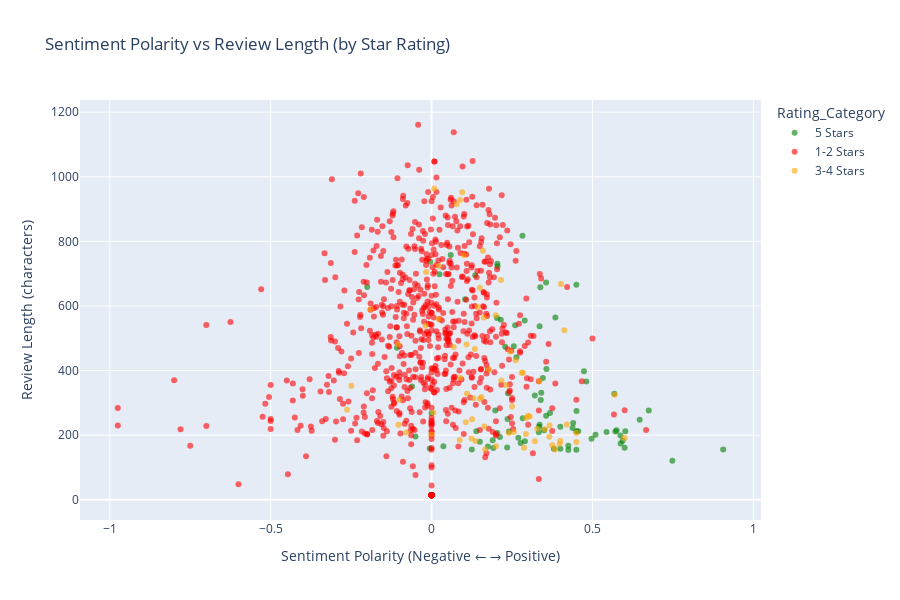

The notebook cell this image was saved under:
### Markdown cell above
## Visualization 3: Sentiment Analysis - Rating vs Review Length

Using TextBlob to calculate sentiment polarity and see how it relates to review length and star ratings.

### Code cell
from textblob import TextBlob
import plotly.express as px

# Calculate sentiment and review length
df['sentiment'] = df['Review'].apply(lambda x: TextBlob(str(x)).sentiment.polarity)
df['review_length'] = df['Review'].apply(lambda x: len(str(x)))

# Create sentiment category for coloring
df['Rating_Category'] = df['Rating'].apply(lambda x: '5 Stars' if x == 5 
                                            else '3-4 Stars' if x >= 3 
                                            else '1-2 Stars')

# Create interactive scatter plot
fig = px.scatter(
    df,
    x='sentiment',
    y='review_length',
    color='Rating_Category',
    hover_data=['Rating', 'Review'],
    title='Sentiment Polarity vs Review Length (by Star Rating)',
    labels={'sentiment': 'Sentiment Polarity', 'review_length': 'Review Length (characters)'},
    color_discrete_map={'5 Stars': 'green', '3-4 Stars': 'orange', '1-2 Stars': 'red'},
    opacity=0.6,
    height=600
)

fig.update_layout(
    xaxis_title='Sentiment Polarity (Negative ← → Positive)',
    yaxis_title='Review Length (characters)'
)

fig.show()

### Figure 1 — Plotly figure (JSON) as saved in the notebook; plotly's stock layout.template omitted (floating-point values rounded to 4 significant figures; data arrays with more than 128 entries replaced by an {"elided": "..."} marker saying what was removed)
{"data": [{"customdata": {"elided": "83x2 mixed values"}, "hovertemplate": "Rating_Category=5 Stars<br>Sentiment Polarity=%{x}<br>Review Length (characters)=%{y}<br>Rating=%{customdata[0]}<br>Review=%{customdata[1]}<extra></extra>", "legendgroup": "5 Stars", "marker": {"color": "green", "opacity": 0.6, "symbol": "circle"}, "mode": "markers", "name": "5 Stars", "orientation": "v", "showlegend": true, "type": "scatter", "x": [0.3408, 0.2894, -0.06071, 0.2637, 0.3569, 0.2153, 0.2045, 0.4734, 0.4381, 0.3208, 0.338, 0.45, 0.44, 0.2361, -0.1075, 0.2287, 0.5437, 0.2833, 0.3558, 0.1042, 0.2556, 0.4, 0.0, 0.1357, -0.004167, 0.675, 0.139, 0.3848, 0.3333, 0.356, 0.575, 0.5679, 0.02478, 0.5938, 0.425, 0.1917, 0.35, 0.9062, 0.2598, 0.5875, 0.45, 0.2696, -0.05, 0.2405, 0.5713, 0.2042, 0.5867, 0.38, 0.4556, 0.4, 0.2349, 0.45, 0.5095, 0.3679, 0.03667, 0.4972, 0.2767, 0.602, 0.2049, 0.3393, 0.3343, 0.175, 0.2125, 0.29, 0.19, 0.6, 0.1979, 0.425, 0.125, -0.005357, 0.15, 0.3458, 0.3357, 0.4503, -0.2, 0.481, 0.3358, 0.2825, 0.7483, 0.6467, 0.05952, 0.2033, 0.2375], "xaxis": "x", "y": [331, 555, 351, 441, 405, 557, 731, 398, 222, 323, 658, 666, 238, 250, 471, 474, 210, 252, 673, 621, 475, 226, 268, 695, 737, 276, 212, 564, 209, 260, 215, 328, 698, 183, 154, 160, 215, 156, 540, 174, 212, 192, 196, 211, 211, 207, 199, 158, 212, 158, 162, 155, 201, 269, 166, 189, 176, 212, 722, 309, 226, 165, 194, 181, 184, 161, 276, 167, 156, 159, 180, 377, 537, 275, 659, 366, 232, 817, 121, 248, 758, 563, 330], "yaxis": "y"}, {"customdata": {"elided": "695x2 mixed values"}, "hovertemplate": "Rating_Category=1-2 Stars<br>Sentiment Polarity=%{x}<br>Review Length (characters)=%{y}<br>Rating=%{customdata[0]}<br>Review=%{customdata[1]}<extra></extra>", "legendgroup": "1-2 Stars", "marker": {"color": "red", "opacity": 0.6, "symbol": "circle"}, "mode": "markers", "name": "1-2 Stars", "orientation": "v", "showlegend": true, "type": "scatter", "x": {"elided": "695 float values"}, "xaxis": "x", "y": {"elided": "695 int values"}, "yaxis": "y"}, {"customdata": {"elided": "72x2 mixed values"}, "hovertemplate": "Rating_Category=3-4 Stars<br>Sentiment Polarity=%{x}<br>Review Length (characters)=%{y}<br>Rating=%{customdata[0]}<br>Review=%{customdata[1]}<extra></extra>", "legendgroup": "3-4 Stars", "marker": {"color": "orange", "opacity": 0.6, "symbol": "circle"}, "mode": "markers", "name": "3-4 Stars", "orientation": "v", "showlegend": true, "type": "scatter", "x": [0.1779, 0.02247, 0.1625, 0.45, 0.1002, 0.1261, -0.1044, 0.3833, 0.3979, 0.4, 0.2933, 0.08727, 0.3286, 0.2444, 0.2, 0.2167, 0.45, 0.1065, 0.321, 0.3, 0.2556, 0.6, 0.305, 0.06875, 0.3521, 0.375, 0.15, 0.3658, -0.2625, 0.005849, 0.2935, 0.08892, 0.1435, 0.1667, -0.07869, 0.42, -0.1028, 0.1643, -0.2491, 0.28, 0.1367, 0.2403, 0.2875, 0.3667, 0.1242, 0.0, 0.2313, 0.2613, 0.2841, 0.13, 0.08854, 0.4022, 0.1086, 0.1345, 0.07816, 0.4125, 0.2159, 0.5692, 0.335, 0.09524, 0.1994, 0.02318, 0.11, 0.155, -0.01856, -0.1893, 0.1597, -0.01667, 0.15, 0.008279, 0.25, -0.1], "xaxis": "x", "y": [403, 560, 564, 207, 757, 249, 481, 156, 173, 183, 204, 185, 220, 459, 166, 369, 179, 240, 181, 260, 210, 191, 258, 473, 218, 169, 313, 195, 279, 270, 253, 378, 597, 156, 208, 233, 232, 227, 353, 393, 182, 207, 161, 230, 190, 202, 355, 432, 393, 314, 928, 668, 481, 467, 915, 525, 680, 325, 367, 952, 571, 724, 328, 318, 539, 590, 771, 705, 656, 964, 289, 310], "yaxis": "y"}], "layout": {"height": 600, "legend": {"title": {"text": "Rating_Category"}, "tracegroupgap": 0}, "title": {"text": "Sentiment Polarity vs Review Length (by Star Rating)"}, "xaxis": {"anchor": "y", "domain": [0, 1], "title": {"text": "Sentiment Polarity (Negative ← → Positive)"}}, "yaxis": {"anchor": "x", "domain": [0, 1], "title": {"text": "Review Length (characters)"}}}}
